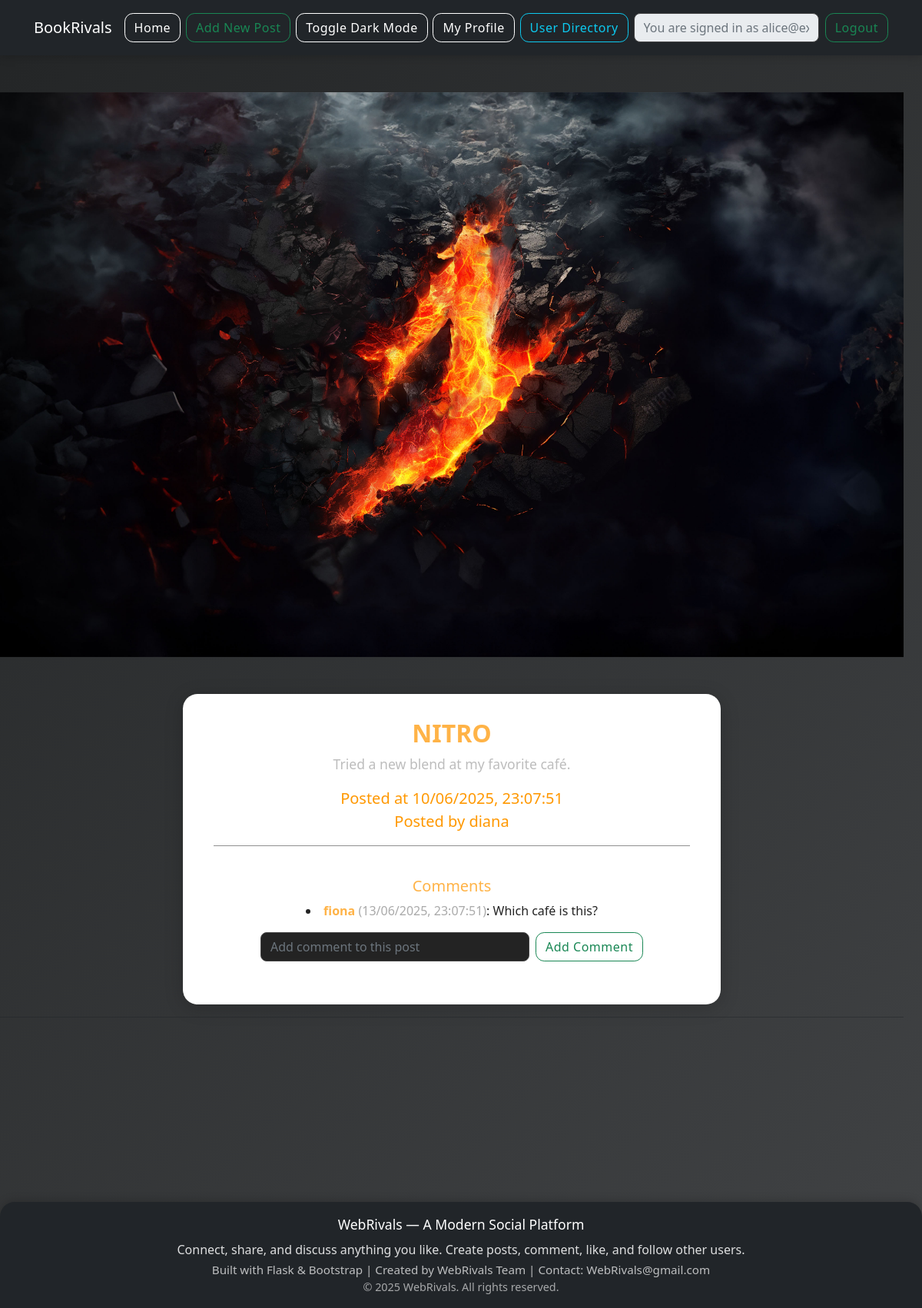
Screenshot of /details/4 (signed in) with the database file from the repository.
### tables this page shows
CREATE TABLE blog (
                        id INTEGER PRIMARY KEY,
                        image TEXT,
                        title TEXT,
                        body TEXT,

                        datetime TEXT,
                        author TEXT);

CREATE TABLE comment (
                        id INTEGER PRIMARY KEY,
                        post_id TEXT,
                        comment TEXT,
                        datetime TEXT,
                        author TEXT);

### routes.py (the view)
@routes.route('/details/<id>', methods=['GET', 'POST'])
def details(id):
    if 'username' not in session:
        return redirect('/')
    post = getPost(id)
    if post:
        conn = sqlite3.connect(DATABASE)
        cursor = conn.cursor()
        cursor.execute("SELECT comment, datetime, author FROM comment WHERE post_id = ?", (id,))
        comments = cursor.fetchall()
        conn.close()
        return render_template('details.html', post=post, comments=comments, status=201)
    else:
        return "Post not found", 404

### app.py (called while the page is built)
@app.context_processor
def utility_processor():
    return dict(
        get_follower_count=get_follower_count,
        get_like_count=get_like_count,
        is_following=is_following,
        is_liked=is_liked,
        get_display_name=get_display_name
    )

### models.py (called while the page is built)
def getPost(id):
    conn = sqlite3.connect(DATABASE)
    cursor = conn.cursor()
    cursor.execute("SELECT * FROM blog WHERE id=?", (id,))
    post = cursor.fetchone()
    conn.close()
    return post

### utils.py (called while the page is built)
def get_display_name(email):
    if not email:
        return ''
    return email.split('@')[0]

### templates/details.html (shortened to what this page needs)
{% extends 'base.html'%}
{% block content %}
<main>
    <div class="row" style="margin-bottom:200px;">
        <div class="row col-lg-12 text-center">
            <div class="col-lg-12">
                <img src="/{{ post[1] }}" class="mt-5 img-fluid" /><br>
                <br><br>
                <div class="details-content-container" style="max-width: 700px; margin: 0 auto; background: rgba(30,30,30,0.92); color: #fff; border-radius: 1.2rem; padding: 2rem 2.5rem; box-shadow: 0 4px 24px 0 rgba(0,0,0,0.18);">
                    <h2 style="color: #ffb347; font-weight: 700;">{{post[2]}}</h2>
                    <p class="text-justify" style="color: #bdbdbd; font-size: 1.1rem;">{{post[3]}}</p>
                    <p class="fs-5 mb-0" style="color: #ff9800;">Posted at {{post[4]}}</p>
                    <p class="fs-5 mt-0" style="color: #ff9800;">Posted by {{ get_display_name(post[5]) }}</p>
                    <hr style="border-color: #ffb347; opacity: 0.5;"><br>
                    <h5 style="color: #ffb347;">Comments</h5>
                    <ul id="comments-list-{{post[0]}}" class="details-comments-list" style="list-style: disc inside; padding-left: 0;">
                        {% for comment in comments %}
                        <li style="color: #fff;">
                            <strong style="color: #ffb347;">{{ get_display_name(comment[2]) }}</strong> <span style="color: #aaa;">({{ comment[1] }})</span>: <span class="comment-text">{{ comment[0] }}</span>
                        </li>
                        {% endfor %}
                    </ul>
                    <form action="/add-comment/{{post[0]}}" method="post" class="d-flex justify-content-center align-items-center gap-2">
                        <input type="text" placeholder="Add comment to this post" name="comment" class="form-control" style="max-width: 350px;" required />
                        <input class="btn btn-outline-success" type="submit" value="Add Comment" />
                    </form><br />
                </div>
                <hr style="border-color: #ffb347; opacity: 0.5;"><br>
            </div>
        </div>
    </div>
</main>
{% endblock %}

### static/style.css (style rules this page uses)
body { background: #181818 !important; }
input.form-control { background: #232323; color: #fff; border: 1px solid #444; border-radius: 0.5rem; }
body { background: linear-gradient(135deg, #232526 0%, #414345 100%) !important; min-height: 100vh; }
.btn { border-radius: 0.7rem; font-weight: 500; letter-spacing: 0.5px; transition: background 0.18s, color 0.18s, box-shadow 0.18s; }
.btn-outline-info, .btn-outline-danger, .btn-outline-success, .btn-outline-light { border-radius: 0.7rem; }

### rows the page displays
blog: image (picture), title "NITRO", body "Tried a new blend at my favorite café.", datetime "10/06/2025, 23:07:51", author "diana"
comment: author "fiona", datetime "13/06/2025, 23:07:51", comment "Which café is this?"
